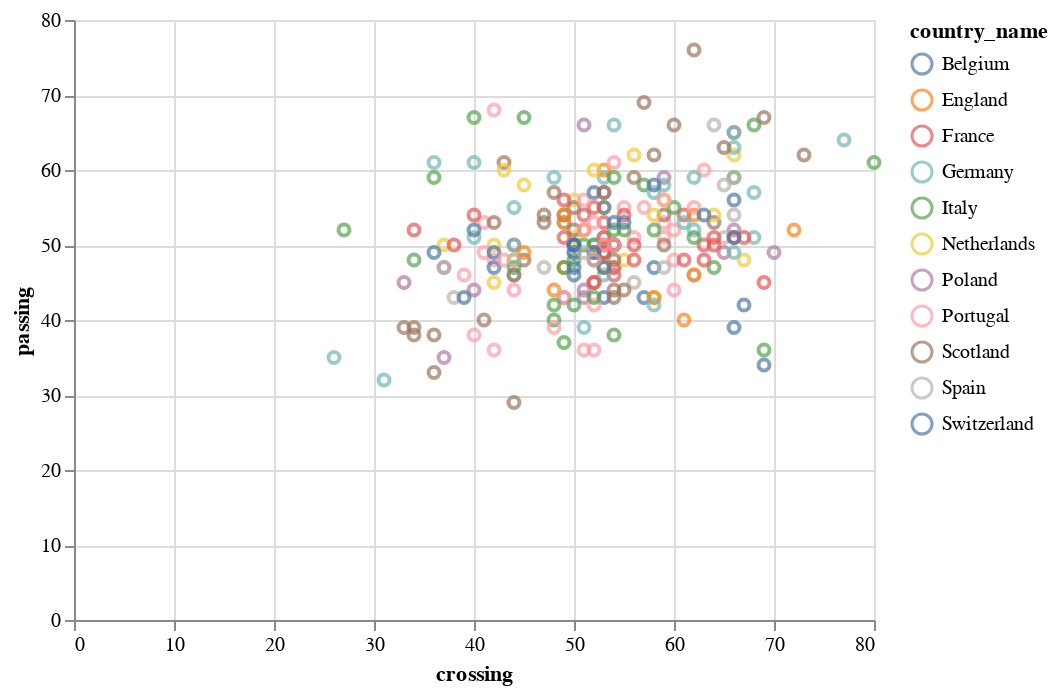

The cell this chart's notebook holds for it:
### Code cell
alt.Chart(team_test).mark_point().encode(
    alt.X('crossing'),
    alt.Y('passing'),
    alt.Color('country_name')
)

### Figure 1 — Vega-Lite specification as saved in the notebook (floating-point values rounded to 4 significant figures; data arrays with more than 128 entries replaced by an {"elided": "..."} marker saying what was removed)
{"$schema": "https://vega.github.io/schema/vega-lite/v2.json", "config": {"view": {"height": 300, "width": 400}}, "data": {"values": {"elided": "245 records"}}, "encoding": {"color": {"field": "country_name", "type": "nominal"}, "x": {"field": "crossing", "type": "quantitative"}, "y": {"field": "passing", "type": "quantitative"}}, "mark": "point"}
